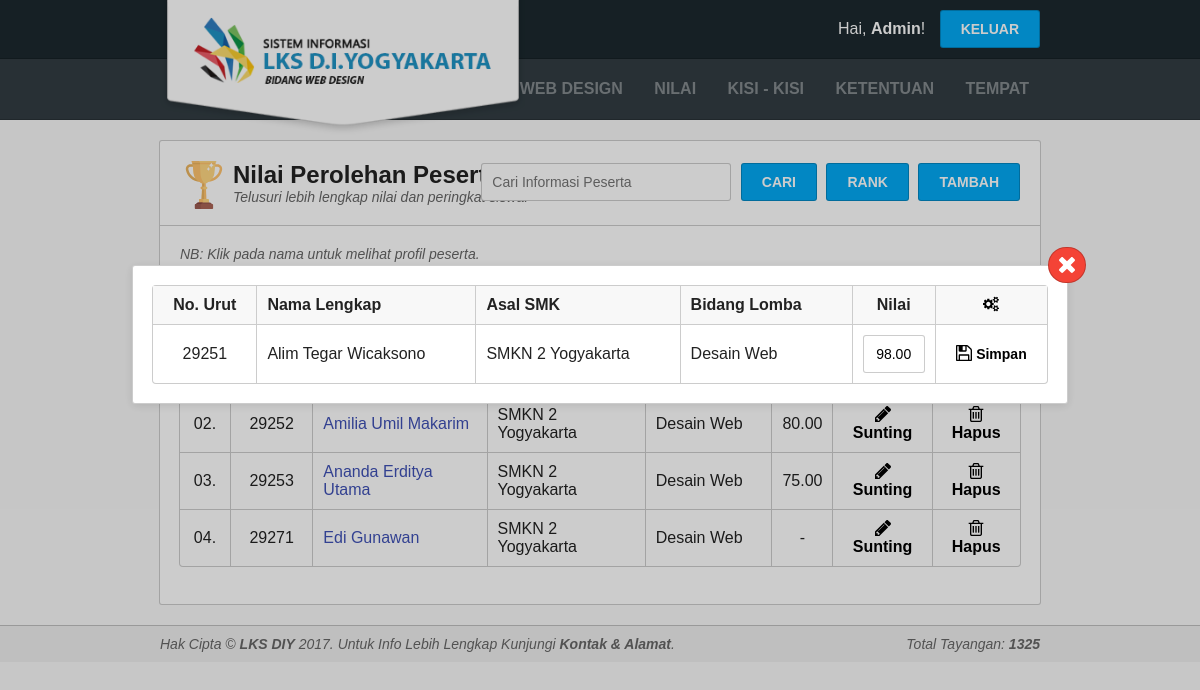
Screenshot of /nilai.php?sunting-nilai=29251 (signed in) with the database file from the repository.
### tables this page shows
CREATE TABLE `peserta` (
  `id` varchar(20) NOT NULL,
  `nama` varchar(50) NOT NULL,
  `passwd` varchar(30) NOT NULL,
  `bidang` varchar(30) NOT NULL,
  `umur` int(5) DEFAULT NULL,
  `asalsmk` varchar(30) DEFAULT NULL,
  `kelas` varchar(5) DEFAULT NULL
);

CREATE TABLE `nilai` (
  `id` varchar(20) NOT NULL,
  `nilai` float(4,2) DEFAULT NULL
);

CREATE TABLE `hit` (
  `total` int(10) NOT NULL
);

### engine/conn.php (called while the page is built, shortened)
<?php
	if(isset($_SESSION['akses']) && isset($_SESSION['id'])){
		$akses = $_SESSION['akses'];
		$id = $_SESSION['id'];
	}
 ?>

### engine/hit.php (called while the page is built, shortened)
<?php
	$query_hit = mysqli_query($mysqli, "SELECT * FROM hit");
	while($result_hit = mysqli_fetch_array($query_hit)){
		$total = $result_hit['total'] + 1;
	}
 ?>

### engine/section-nilai.php (the view, shortened to what this page needs)
<?php
	$query_peserta = mysqli_query($mysqli, "SELECT * FROM peserta");
 ?>
<section id="nilai">
	<div class="section-container">
		<div class="section-head">
			<img src="asset/icon/score.svg" alt="Nilai Peserta LKS">
			<h2>Nilai Perolehan Peserta LKS</h2>
			<p class="info">Telusuri lebih lengkap nilai dan peringkat siswa.</p>
			<form>
				<input type="search" name="cari-peserta" placeholder="Cari Informasi Peserta" value="<?php if(isset($cari_peserta)){ echo $cari_peserta; } ?>">
				<button>CARI</button>
				<button type="button" onclick="window.location = 'peringkat-nilai.php'" style="margin-left: 5px; ">RANK</button>
				<?php if(isset($akses) && $akses == "admin"){ ?>
				<button type="button" style="margin-left: 5px;" onclick="window.location = 'nilai.php?tambah-peserta=1'">TAMBAH</button>
				<?php } ?>
			</form>
		</div>
		<div class="section-body">
			<?php if(mysqli_num_rows($query_peserta)){ ?>
			<?php if(isset($akses) && $akses == "admin"){ ?>
			<p class="info">NB: Klik pada nama untuk melihat profil peserta.</p>
			<?php } ?>
			<table>
				<thead>
					<tr>
						<th>No.</th>
						<th>No. Urut</th>
						<th>Nama Lengkap</th>
						<th>Asal SMK</th>
						<th>Bidang Lomba</th>
						<th>Nilai</th>
						<?php if(isset($akses) && $akses == "admin"){ ?>
						<th class="td-option" colspan="2"><img src="asset/icon/settings.svg" alt="Pilihan"></th>
						<?php } ?>
					</tr>
				</thead>
				<tbody>
					<?php
						$no = 1;
						while($result_peserta = mysqli_fetch_array($query_peserta)){
							$id = $result_peserta['id'];
							$nama = $result_peserta['nama'];
							$bidang = $result_peserta['bidang'];
							$asalsmk = $result_peserta['asalsmk'];
							$query_nilai = mysqli_query($mysqli, "SELECT * FROM nilai WHERE id='$id'");
							$result_nilai = mysqli_fetch_array($query_nilai);
							$nilai = ($result_nilai['nilai'] == NULL || $result_nilai['nilai'] == 0.00) ? "-" : $result_nilai['nilai'];
					?>
						<tr>
							<td><?php if($no < 10){ echo "0".$no."."; }else{ echo $no."."; } ?></td>
							<td><?php echo $id; ?></td>
							<td>
								<?php if(isset($akses) && $akses == "admin"){ ?>
								<a href="nilai.php?sunting-peserta=<?php echo $id; ?>" title="Sunting Profil">
								<?php } ?>
									<?php echo $nama; ?>
								</a>
							</td>
							<td><?php echo $asalsmk; ?></td>
							<td><?php echo $bidang; ?></td>
							<td><?php echo $nilai; ?></td>
							<?php if(isset($akses) && $akses == "admin"){ ?>
							<td class="td-option">
								<img src="asset/icon/pencil.svg" alt="Sunting">
								<a href="nilai.php?sunting-nilai=<?php echo $id; ?>" title="Sunting">Sunting</a>
							</td>
							<td class="td-option">
								<img src="asset/icon/trash.svg" alt="Hapus">
								<a href="nilai.php?hapus-peserta=<?php echo $id; ?>" title="Hapus">Hapus</a>
							</td>
							<?php } ?>
						</tr>
					<?php $no++; } ?>
				</tbody>
			</table>
			<?php }else{ ?>
			<p class="info noresult">Peserta tidak dapat ditemukan/belum ada. <a href="javascript:void(0)" onclick="history.back()">Klik untuk kembali</a>.</p>
			<?php } ?>
		</div>
	</div>
</section>
<?php
	if(isset($_GET['sunting-nilai'])){
		$id_peserta = $_GET['sunting-nilai'];
		$query_peserta = mysqli_query($mysqli, "SELECT * FROM peserta WHERE id='$id_peserta'");
		$result_peserta = mysqli_fetch_array($query_peserta);
		$nama = $result_peserta['nama'];
		$bidang = $result_peserta['bidang'];
		$asalsmk = $result_peserta['asalsmk'];
		$query_nilai = mysqli_query($mysqli, "SELECT * FROM nilai WHERE id='$id_peserta'");
		$result_nilai = mysqli_fetch_array($query_nilai);
		$nilai = ($result_nilai['nilai'] == NULL || $result_nilai['nilai'] == 0.00) ? "-" : $result_nilai['nilai'];
?>
<div id="modal-nilai-edit">
	<div class="modal-container">
		<div class="modal-close" onclick="window.location = 'nilai.php'">
			<img src="asset/icon/close.svg" alt="X">
		</div>
		<table>
			<thead>
				<tr>
					<th>No. Urut</th>
					<th>Nama Lengkap</th>
					<th>Asal SMK</th>
					<th>Bidang Lomba</th>
					<th>Nilai</th>
					<th class="td-option" colspan="2"><img src="asset/icon/settings.svg" alt="Pilihan"></th>
				</tr>
			</thead>
			<tbody>
				<form method="POST" action="engine/act-nilai-edit.php">
				<tr>
					<td><input type="text" name="id" value="<?php echo $id_peserta; ?>" hidden><?php echo $id_peserta; ?></td>
					<td><?php echo $nama; ?></td>
					<td><?php echo $asalsmk; ?></td>
					<td><?php echo $bidang; ?></td>
					<td><input type="text" name="nilai" value="<?php echo $nilai; ?>" style="width: 40px; text-align: center;"></td>
					<td class="td-option">
						<img src="asset/icon/save.svg" alt="Simpan">
						<button type="submit" name="submit-sunting-nilai" value="1">Simpan</button>
					</td>
				</tr>
				</form>
			</tbody>
		</table>
	</div>
</div>
<?php } ?>

### engine/nav.php (shortened to what this page needs)
<?php
	if(isset($id)){
		if($akses == "admin"){
			$query = mysqli_query($mysqli, "SELECT * FROM admin WHERE id='$id'");
		}elseif($akses == "peserta"){
			$query = mysqli_query($mysqli, "SELECT * FROM peserta WHERE id='$id'");
		}
		$result = mysqli_fetch_array($query);
		$nama = $result['nama'];
	}
 ?>
<nav id="nav-top">
	<div class="nav-container">
		<div class="nav-head">
			<a href="index.php" title="Beranda">
				<img src="asset/img/head-lks.png" alt="Sistem Informasi LKS DIY">
			</a>
		</div>
		<?php if(isset($id)){ ?>
		<div class="nav-account">
			<p>Hai, <a href="javascript:void(0)" onclick="document.querySelectorAll('#modal-profil')[0].style.display = 'block'" title="Profil"><?php echo $nama; ?></a>!</p>
			<button onclick="window.location = 'engine/act-logout.php'">KELUAR</button>
		</div>
		<?php } ?>
	</div>
</nav>
<nav id="nav-bottom">
	<div class="nav-container">
		<div class="nav-menu">
			<ul>
				<li><a href="web-design.php" title="Web Design">WEB DESIGN</a></li>
				<li><a href="nilai.php" title="Nilai">NILAI</a></li>
				<li><a href="kisi.php" title="Kisi - Kisi">KISI - KISI</a></li>
				<li><a href="ketentuan.php" title="Ketentuan">KETENTUAN</a></li>
				<li><a href="tempat.php" title="Tempat">TEMPAT</a></li>
			</ul>
		</div>
	</div>
</nav>

### engine/footer.php
<footer>
	<div class="footer-container">
		<p>Hak Cipta &copy; <a href="index.php" title="Beranda">LKS DIY</a> 2017. Untuk Info Lebih Lengkap Kunjungi <a href="kontak-alamat.php" title="Kontak">Kontak & Alamat</a>.</p>
		<p class="hit">
			Total Tayangan: <b><?php echo $total; ?></b>
		</p>
	</div>
</footer>

### rows the page displays
peserta: id "29252", nama "Amilia Umil Makarim", asalsmk "SMKN 2 Yogyakarta", bidang "Desain Web", nilai.nilai "80.00"
peserta: id "29253", nama "Ananda Erditya Utama", asalsmk "SMKN 2 Yogyakarta", bidang "Desain Web", nilai.nilai "75.00"
peserta: id "29271", nama "Edi Gunawan", asalsmk "SMKN 2 Yogyakarta", bidang "Desain Web", nilai.nilai "-"
peserta: nama "Alim Tegar Wicaksono", asalsmk "SMKN 2 Yogyakarta", bidang "Desain Web"
nilai: nilai "98.00"
hit: total "1325"

### other values shown
$nama "Admin"
$id_peserta "29251"
